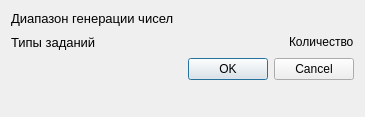
<?xml version="1.0" encoding="UTF-8"?>
<ui version="4.0">
 <class>DialogBase</class>
 <widget class="QDialog" name="DialogBase">
  <property name="geometry">
   <rect>
    <x>0</x>
    <y>0</y>
    <width>365</width>
    <height>117</height>
   </rect>
  </property>
  <property name="windowTitle">
   <string>Dialog</string>
  </property>
  <layout class="QGridLayout" name="gridLayout_2">
   <item row="0" column="0">
    <layout class="QGridLayout" name="gridLayout_4">
     <item row="0" column="0">
      <widget class="QLabel" name="lblGen">
       <property name="font">
        <font>
         <pointsize>10</pointsize>
        </font>
       </property>
       <property name="text">
        <string>Диапазон генерации чисел</string>
       </property>
      </widget>
     </item>
     <item row="1" column="0">
      <layout class="QGridLayout" name="genWidgetLayout"/>
     </item>
    </layout>
   </item>
   <item row="1" column="0">
    <layout class="QGridLayout" name="gridLayout">
     <item row="0" column="2">
      <widget class="QLabel" name="lblCount">
       <property name="text">
        <string>Количество</string>
       </property>
      </widget>
     </item>
     <item row="0" column="0">
      <widget class="QLabel" name="lblMod">
       <property name="font">
        <font>
         <pointsize>10</pointsize>
        </font>
       </property>
       <property name="text">
        <string>Типы заданий</string>
       </property>
      </widget>
     </item>
     <item row="0" column="1">
      <spacer name="horizontalSpacer">
       <property name="orientation">
        <enum>Qt::Horizontal</enum>
       </property>
       <property name="sizeHint" stdset="0">
        <size>
         <width>40</width>
         <height>20</height>
        </size>
       </property>
      </spacer>
     </item>
    </layout>
   </item>
   <item row="2" column="0">
    <layout class="QGridLayout" name="baseWidgetLayout"/>
   </item>
   <item row="3" column="0">
    <widget class="QDialogButtonBox" name="buttonBox">
     <property name="orientation">
      <enum>Qt::Horizontal</enum>
     </property>
     <property name="standardButtons">
      <set>QDialogButtonBox::Cancel|QDialogButtonBox::Ok</set>
     </property>
    </widget>
   </item>
   <item row="4" column="0">
    <spacer name="verticalSpacer">
     <property name="orientation">
      <enum>Qt::Vertical</enum>
     </property>
     <property name="sizeHint" stdset="0">
      <size>
       <width>20</width>
       <height>107</height>
      </size>
     </property>
    </spacer>
   </item>
  </layout>
 </widget>
 <resources/>
 <connections/>
</ui>
